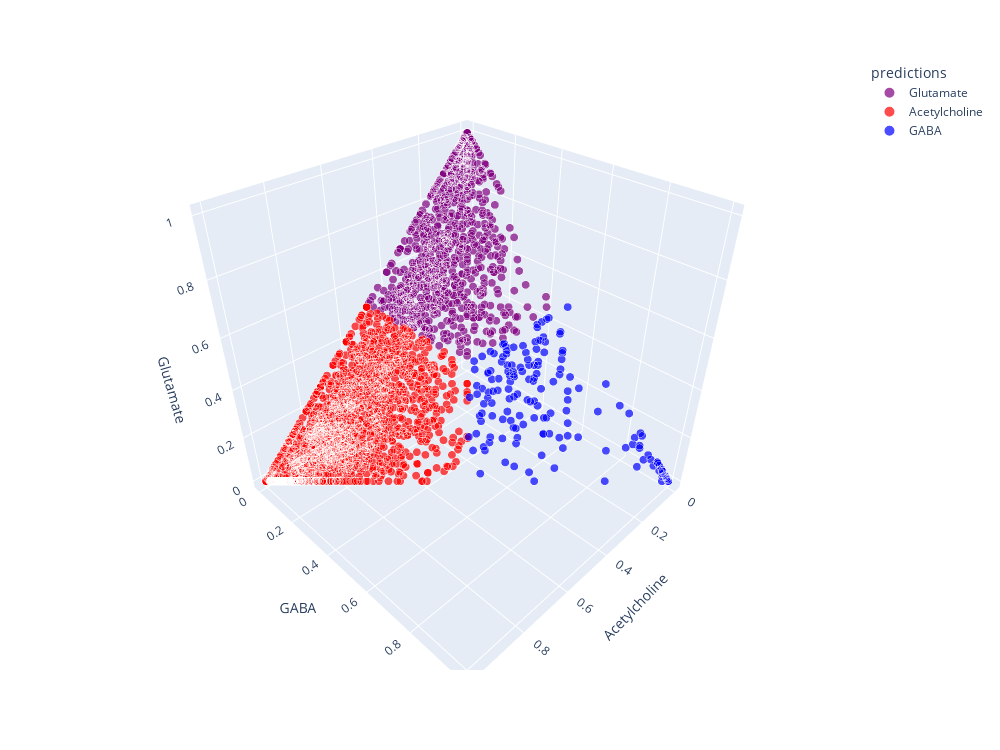

Write notebook code for a chart like this one.
### Code cell
fig = px.scatter_3d(NT_fractions, x='Acetylcholine', y='GABA', z='Glutamate', size=len(NT_fractions.index)*[1], size_max=8, color='predictions', color_discrete_sequence=['purple', 'red', 'blue'] , width=1000, height=750)
fig.show()
NT_fractions.groupby('predictions').count().Acetylcholine

### Figure 1 — Plotly figure (JSON) as saved in the notebook; plotly's stock layout.template omitted (floating-point values rounded to 4 significant figures; data arrays with more than 128 entries replaced by an {"elided": "..."} marker saying what was removed)
{"data": [{"hovertemplate": "predictions=Glutamate<br>Acetylcholine=%{x}<br>GABA=%{y}<br>Glutamate=%{z}<br>size=%{marker.size}<extra></extra>", "legendgroup": "Glutamate", "marker": {"color": "purple", "size": {"elided": "873 int values"}, "sizemode": "area", "sizeref": 0.01562, "symbol": "circle"}, "mode": "markers", "name": "Glutamate", "scene": "scene", "showlegend": true, "type": "scatter3d", "x": {"elided": "873 float values"}, "y": {"elided": "873 float values"}, "z": {"elided": "873 float values"}}, {"hovertemplate": "predictions=Acetylcholine<br>Acetylcholine=%{x}<br>GABA=%{y}<br>Glutamate=%{z}<br>size=%{marker.size}<extra></extra>", "legendgroup": "Acetylcholine", "marker": {"color": "red", "size": {"elided": "1974 int values"}, "sizemode": "area", "sizeref": 0.01562, "symbol": "circle"}, "mode": "markers", "name": "Acetylcholine", "scene": "scene", "showlegend": true, "type": "scatter3d", "x": {"elided": "1974 float values"}, "y": {"elided": "1974 float values"}, "z": {"elided": "1974 float values"}}, {"hovertemplate": "predictions=GABA<br>Acetylcholine=%{x}<br>GABA=%{y}<br>Glutamate=%{z}<br>size=%{marker.size}<extra></extra>", "legendgroup": "GABA", "marker": {"color": "blue", "size": {"elided": "162 int values"}, "sizemode": "area", "sizeref": 0.01562, "symbol": "circle"}, "mode": "markers", "name": "GABA", "scene": "scene", "showlegend": true, "type": "scatter3d", "x": {"elided": "162 float values"}, "y": {"elided": "162 float values"}, "z": {"elided": "162 float values"}}], "layout": {"height": 750, "legend": {"itemsizing": "constant", "title": {"text": "predictions"}, "tracegroupgap": 0}, "margin": {"t": 60}, "scene": {"domain": {"x": [0, 1], "y": [0, 1]}, "xaxis": {"title": {"text": "Acetylcholine"}}, "yaxis": {"title": {"text": "GABA"}}, "zaxis": {"title": {"text": "Glutamate"}}}, "width": 1000}}
